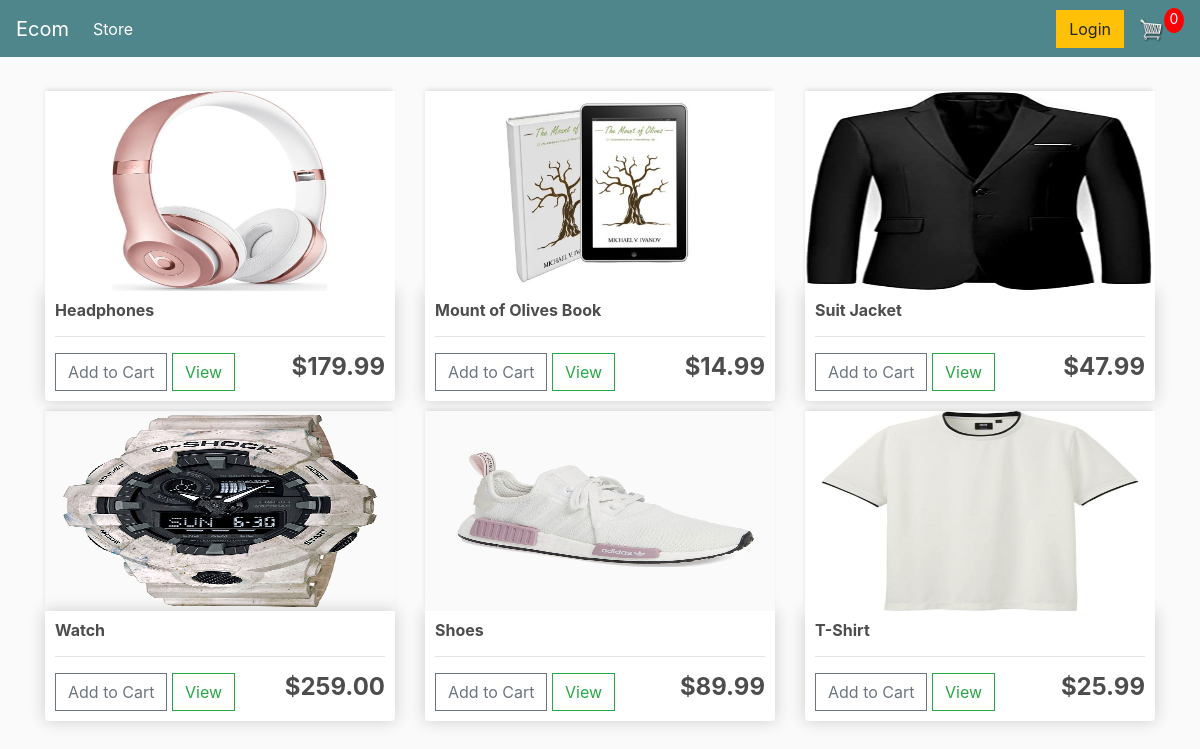
The page / on the database its author committed.
### store/models.py (models this page shows, shortened)
class Product(models.Model):
    name = models.CharField(max_length=200, null=True)
    price = models.DecimalField(max_digits=7, decimal_places=2)
    digital = models.BooleanField(default=False, null=True, blank=True)
    image = models.ImageField(null=True, blank=True)
    @property
    def imageURL(self):
        try:
            url = self.image.url
        except:
            url = ''
        return url

### store/views.py (the view)
# urls.py: path('', include('store.urls'))
def store(request):
    data = cartData(request)
    cartItems = data['cartItems']
    products = Product.objects.all()
    context = {
        'products': products,
        'cartItems': cartItems
    }
    return render(request, 'store/store.html', context)

### store/utils.py (called while the page is built, shortened)
def cookieCart(request):
    try:
        cart = json.loads(request.COOKIES['cart'])
    except:
        cart = {}
    items = []
    order = {'get_cart_total': 0, 'get_cart_items': 0, 'shipping': False}
    cartItems = order['get_cart_items']
    return {'cartItems': cartItems, 'order': order, 'items': items}

def cartData(request):
    if request.user.is_authenticated:
        customer = request.user.customer
        order, created = Order.objects.get_or_create(
            customer=customer, complete=False)
        items = order.orderitem_set.all()
        cartItems = order.get_cart_items
    else:
        cookieData = cookieCart(request)
        cartItems = cookieData['cartItems']
        order = cookieData['order']
        items = cookieData['items']
    return {'cartItems': cartItems, 'order': order, 'items': items}

### store/templates/store/store.html
{% extends 'store/main.html' %}
{% load static %}
{% block content %}
<div class="row">
	{% for product in products %}
	<div class="col-lg-4">
		<img class="thumbnail" src="{{product.imageURL}}">
		<div class="box-element product">
			<h6><strong>{{product.name}}</strong></h6>
			<hr>
			<button data-product="{{product.id}}" data-action="add"
				class="btn btn-outline-secondary add-btn update-cart">Add to Cart</button>
			<a class="btn btn-outline-success" href="#">View</a>
			<h4 style="float: right"><strong>${{product.price|floatformat:2}}</strong></h4>
		</div>
	</div>
	{% endfor %}
</div>
{% endblock content %}

### static/css/main.css (style rules this page uses)
body { background-color: hsl(0, 0%, 98%); }
h1,h2,h3,h4,h5,h6 { color:hsl(0, 0%, 30%); }
.box-element { box-shadow:hsl(0, 0%, 80%) 0 0 16px; background-color: #fff; border-radius: 4px; padding: 10px; }
.thumbnail { width: 100%; height: 200px; -webkit-box-shadow: -1px -3px 5px -2px rgba(214,214,214,1); -moz-box-shadow: -1px -3px 5px -2px rgba(214,214,214,1); box-shadow: -1px -3px 5px -2px rgba(214,214,214,1); }
.product { border-radius: 0 0 4px 4px; }
.col-lg-4, .col-lg-6, .col-lg-8, .col-lg-12 { margin-top: 10px; }
.btn { border-radius: 0; }

### rows shown on the page
Product: imageURL (picture), name "Headphones", price "179.99"
Product: imageURL (picture), name "Mount of Olives Book", price "14.99"
Product: imageURL (picture), name "Suit Jacket", price "47.99"
Product: imageURL (picture), name "Watch", price "259.00"
Product: imageURL (picture), name "Shoes", price "89.99"
Product: imageURL (picture), name "T-Shirt", price "25.99"

### other values the page prints
{{ cartItems }} "0"
